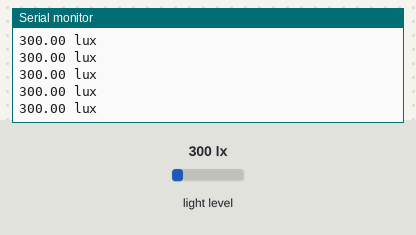
Recording of a sketch running on a simulated Arduino Uno, built with avr-gcc and run on an emulated ATmega328P. Parts: the last lines printed to the serial monitor. Inputs (shaded band) come from the test bench; at power-on: light level 300 lx.

Above: at 1.2 s.
1.3 s: light level set to 40 lx
At 1.55 s:
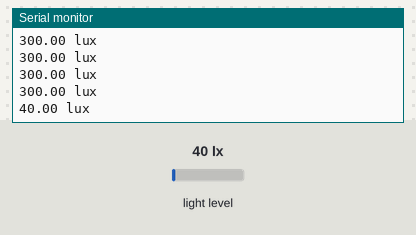
2.8 s: light level set to 500 lx
At 2.89 s:
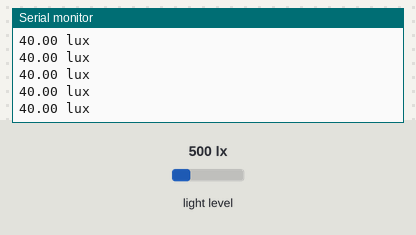
Timing chart, 0 to 5.8 s (numbered marks = the images above; inputs shaded):
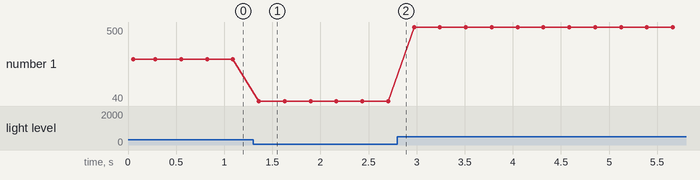

Measured:
- after the input at 1.3 s, the serial monitor: prints a new line after 0.06 s (image 1)
- plotted number 1: 300 → 40 after the input at 1.3 s, 40 → 500 after the input at 2.8 s

The sketch:

skinOily.ino
```cpp
#include <LiquidCrystal.h>

#include <Wire.h>
#include <Adafruit_Sensor.h>
#include <Adafruit_TSL2561_U.h>       /* https://github.com/adafruit/Adafruit_TSL2561.git8 */
#include <LiquidCrystal_I2C.h>        /* https://bitbucket.org/fmalpartida/new-liquidcrystal/downloads/ */

LiquidCrystal_I2C lcd(0x3F,20,4);
// The address will be different depending on whether you leave
// the ADDR pin float (addr 0x39), or tie it to ground or vcc. In those cases
// use TSL2561_ADDR_LOW (0x29) or TSL2561_ADDR_HIGH (0x49) respectively
Adafruit_TSL2561_Unified tsl = Adafruit_TSL2561_Unified(TSL2561_ADDR_FLOAT, 12345);

void setup(void) {

  Serial.begin(9600);
  Serial.println("Light Sensor Test"); Serial.println("");

  /* Initialise the sensor */
  if(!tsl.begin())
  {
    /* There was a problem detecting the TSL2561 ... check your connections */
    Serial.print("Ooops, no TSL2561 detected ... Check your wiring or I2C ADDR!");
    while(1);
  }

  /* Display some basic information on this sensor */
  //displaySensorDetails();


  /* Setup the sensor gain and integration time */
  //configureSensor();

  //Configures for the TSL2561
  tsl.enableAutoRange(true);
  // tsl.setGain(TSL2561_GAIN_1X);      /* No gain ... use in bright light to avoid sensor saturation */
  // tsl.setGain(TSL2561_GAIN_16X);     /* 16x gain ... use in low light to boost sensitivity */
  tsl.setIntegrationTime(TSL2561_INTEGRATIONTIME_13MS);
  // tsl.setIntegrationTime(TSL2561_INTEGRATIONTIME_101MS);  /* medium resolution and speed   */
  // tsl.setIntegrationTime(TSL2561_INTEGRATIONTIME_402MS);  /* 16-bit data but slowest conversions */

  /* We're ready to go! */
  Serial.println("= = = = Ready to go!= = = =");

}

void loop() {
  /* Get a new sensor event */
  sensors_event_t event;
  tsl.getEvent(&event);

  /* Display the results (light is measured in lux) */
  if (event.light)
  {
    Serial.print(event.light); Serial.println(" lux");
  }
  else
  {
    /* If event.light = 0 lux the sensor is probably saturated
       and no reliable data could be generated! */
    Serial.println("Sensor overload");
  }
  delay(250);

  // Print to LCD
  // set the cursor to column 0, line 1
  // (note: line 1 is the second row, since counting begins with 0):
  lcd.clear();
  lcd.setCursor(0,1);
  lcd.print(event.light);
  lcd.print(" Lux");

}
```
